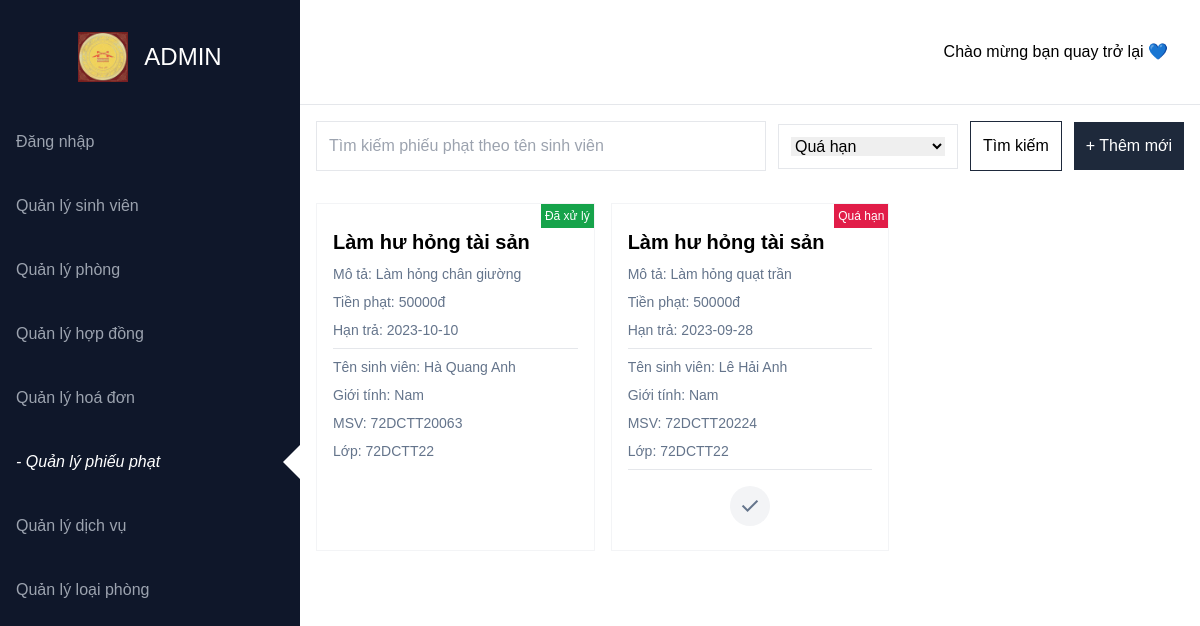
/QuanLyKyTucXa/finesTickets.php, run on the app's committed database.
### tables this page shows
CREATE TABLE `finesticket` (
  `id` int(11) NOT NULL,
  `studentId` int(11) DEFAULT NULL,
  `description` varchar(150) DEFAULT NULL,
  `type` varchar(50) DEFAULT NULL,
  `price` int(11) DEFAULT NULL,
  `status` varchar(10) DEFAULT 'Pending',
  `maxDate` date DEFAULT NULL,
  `createdAt` timestamp NOT NULL DEFAULT current_timestamp(),
  `payDate` date DEFAULT NULL
);

CREATE TABLE `students` (
  `id` int(11) NOT NULL,
  `image_path` varchar(50) DEFAULT NULL,
  `MSV` varchar(20) NOT NULL,
  `name` varchar(50) NOT NULL,
  `birthday` date DEFAULT NULL,
  `sex` varchar(6) NOT NULL,
  `phoneNumber` varchar(20) DEFAULT NULL,
  `class` varchar(20) NOT NULL,
  `created_at` timestamp NULL DEFAULT current_timestamp(),
  `updated_at` timestamp NULL DEFAULT current_timestamp() ON UPDATE current_timestamp()
);

### QuanLyKyTucXa/finesTickets.php (the view, shortened to what this page needs)
<?php
    $con=mysqli_connect('localhost','root','','quanLyKyTuc1')
    or die('Lỗi kết nối');
    $query ="UPDATE finesTicket SET status = 'OutDate' WHERE maxDate < CURDATE() and id >0 and status = 'Pending'";
    $finesTickets=mysqli_query($con,$query);
    $p = '';
    $status = '';
    if(isset($_GET['find']))
    {
            $p=$_GET['p'];
            $status = $_GET['status'];
            $statusQuery = $status ==  'All' ? '' : "and status like '%$status%'";
            $query ="select finesTicket.id, studentId, description, type, price, status, maxDate, finesTicket.createdAt, finesTicket.payDate, students.MSV, students.name, students.sex, students.class from finesTicket inner join students on finesTicket.studentId = students.id WHERE students.name like '%$p%' $statusQuery";
            $finesTickets=mysqli_query($con,$query);
        }
    else {
        $query="select finesTicket.id, studentId, description, type, price, status, maxDate, finesTicket.createdAt, finesTicket.payDate, students.MSV, students.name, students.sex, students.class from finesTicket inner join students on finesTicket.studentId = students.id             ";
        $finesTickets=mysqli_query($con,$query);
    }
?>
<body>
    <div class="flex">
        <?php include_once './sidebar.php'; ?>
        <div class="flex-1 flex flex-col max-h-screen overflow-scroll">
            <div class="py-8 px-4 border-b flex justify-between">
                <button class="p-2 px-4 rounded-full hover:bg-gray-100 transition">Chào mừng bạn quay trở lại 💙</button>
            </div>
            <div class="flex-1 p-4">
                <form method="GET">
                    <div class="flex gap-3 items-center">
                        <input value="<?php echo $p ?>" name="p" class="border p-3 focus:outline-none outline-none flex-1" type="text" placeholder="Tìm kiếm phiếu phạt theo tên sinh viên">
                        <div class="w-[180px] border p-3 focus:outline-none outline-none">
                            <select required name="status" class="outline-none focus:outline-none w-full">
                                <option selected="<?php echo $status=='OutDate' ?>"  id="option" class="text-sm" value="OutDate">
                                    Quá hạn
                                </option>
                            </select>
                        </div>
                        <button name="find" type="submit" class="border border-slate-800 p-3">Tìm kiếm</button>
                        <a href="http://localhost/QuanLyKyTucXa/finesTickets_add.php" class="text-white bg-slate-800 p-3">+ Thêm mới</a>
                    </div>
                </form>
                <?php
            if (mysqli_num_rows($finesTickets) == 0) {
                echo '<div class="h-[60vh] grid place-items-center">Hiện tại không có phiếu phạt nào trong danh sách.</div>';
            } else {
                echo '<div class="grid grid-cols-3 gap-4 pt-4">';
                while ($fine = mysqli_fetch_array($finesTickets)) {
                    $statusColor=$fine['status'] == 'Pending' ? 'yellow' : ($fine['status'] == 'Success' ? 'green' : 'rose');
                    $status = $fine['status'] == 'Pending' ? 'Chờ xử lí' : ($fine['status'] == 'Success' ? 'Đã xử lý' : 'Quá hạn');
                ?>
                    <form method="POST" class="border border-gray-100 text-slate-500 p-4 text-sm relative">
                        <div class="absolute top-0 right-0 p-1 text-xs text-white bg-<?php echo $statusColor ?>-600">
                            <?php
                                echo $status;
                            ?>
                        </div>
                        <h1 class="text-xl text-black font-semibold mt-2">
                            <?php echo $fine['type'] ?>
                        </h1>
                        <p class="mt-2">
                            Mô tả: <?php echo $fine['description'] ?>
                        </p>
                        <p class="mt-2">
                            Tiền phạt: <?php echo $fine['price'] ?>đ
                        </p>
                        <p class="mt-2">
                            Hạn trả: <?php echo $fine['maxDate'] ?>
                        <hr class="mt-2">
                        <p class="mt-2">
                            Tên sinh viên: <?php echo $fine['name'] ?>
                        </p>
                        <p class="mt-2">
                            Giới tính: <?php echo $fine['sex'] == 'male' ? 'Nam' : 'Nữ' ?>
                        </p>
                        <p class="mt-2">
                            MSV: <?php echo $fine['MSV'] ?>
                        </p>
                        <p class="mt-2">
                            Lớp: <?php echo $fine['class'] ?>
                        </p>
                        <?php
                            if ($fine['status'] != 'Success') {
                        ?>
                            <hr class="mt-2">
                            <div class="flex items-center justify-center mt-2 gap-6 p-2">
                                <button type="submit" name="check" class="duration-200 p-2 bg-gray-100 rounded-full hover:text-white hover:bg-green-400 material-symbols-outlined">
                                </button>
                            </div>
                        <?php
                            }
                        ?>
                    </form>
                <?php
                }
                echo '</div>';
            }
            ?>
            </div>
        </div>
    </div>
</body>

### QuanLyKyTucXa/style/style.css (style rules this page uses)
body { font-family: "Lucida Sans", "Lucida Sans Regular", "Lucida Grande", "Lucida Sans Unicode", Geneva, Verdana, sans-serif; }

### data on the page
finesticket: status "Đã xử lý", type "Làm hư hỏng tài sản", description "Làm hỏng chân giường", price "50000", maxDate "2023-10-10", studentId.name "Hà Quang Anh", studentId.MSV "72DCTT20063", studentId.class "72DCTT22"
finesticket: status "Quá hạn", type "Làm hư hỏng tài sản", description "Làm hỏng quạt trần", price "50000", maxDate "2023-09-28", studentId.name "Lê Hải Anh", studentId.MSV "72DCTT20224", studentId.class "72DCTT22"

### other printed values
$item["label"] "Đăng nhập"
$item["label"] "Quản lý sinh viên"
$item["label"] "Quản lý phòng"
$item["label"] "Quản lý hợp đồng"
$item["label"] "Quản lý hoá đơn"
$item["label"] "Quản lý phiếu phạt"
$item["label"] "Quản lý dịch vụ"
$item["label"] "Quản lý loại phòng"
